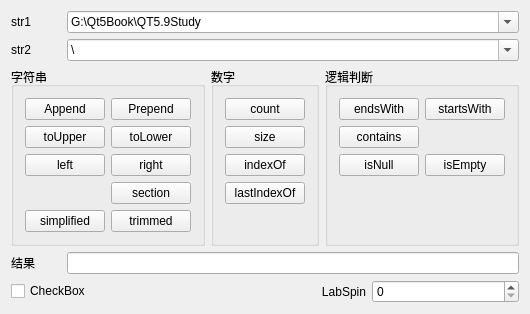
<?xml version="1.0" encoding="UTF-8"?>
<ui version="4.0">
 <class>Widget</class>
 <widget class="QWidget" name="Widget">
  <property name="geometry">
   <rect>
    <x>0</x>
    <y>0</y>
    <width>488</width>
    <height>307</height>
   </rect>
  </property>
  <property name="windowTitle">
   <string>Widget</string>
  </property>
  <layout class="QGridLayout" name="gridLayout_3">
   <item row="0" column="0">
    <layout class="QGridLayout" name="gridLayout">
     <item row="0" column="0">
      <widget class="QLabel" name="label">
       <property name="maximumSize">
        <size>
         <width>50</width>
         <height>16777215</height>
        </size>
       </property>
       <property name="text">
        <string>str1</string>
       </property>
      </widget>
     </item>
     <item row="0" column="1">
      <widget class="QComboBox" name="comboBox1">
       <property name="editable">
        <bool>true</bool>
       </property>
       <item>
        <property name="text">
         <string>G:\Qt5Book\QT5.9Study</string>
        </property>
       </item>
       <item>
        <property name="text">
         <string>G:\Qt5Book\QT5.9Study\qw.cpp</string>
        </property>
       </item>
       <item>
        <property name="text">
         <string>学生姓名，男，1984-3-4，汉族，山东</string>
        </property>
       </item>
      </widget>
     </item>
     <item row="1" column="0">
      <widget class="QLabel" name="label_2">
       <property name="maximumSize">
        <size>
         <width>50</width>
         <height>16777215</height>
        </size>
       </property>
       <property name="text">
        <string>str2</string>
       </property>
      </widget>
     </item>
     <item row="1" column="1">
      <widget class="QComboBox" name="comboBox2">
       <property name="editable">
        <bool>true</bool>
       </property>
       <item>
        <property name="text">
         <string>\</string>
        </property>
       </item>
       <item>
        <property name="text">
         <string>.cpp</string>
        </property>
       </item>
       <item>
        <property name="text">
         <string>:</string>
        </property>
       </item>
       <item>
        <property name="text">
         <string>，</string>
        </property>
       </item>
      </widget>
     </item>
    </layout>
   </item>
   <item row="1" column="0">
    <layout class="QHBoxLayout" name="horizontalLayout">
     <item>
      <widget class="QGroupBox" name="groupBox">
       <property name="title">
        <string>字符串</string>
       </property>
       <layout class="QFormLayout" name="formLayout">
        <item row="0" column="0">
         <widget class="QPushButton" name="pushButton_29">
          <property name="text">
           <string>Append</string>
          </property>
         </widget>
        </item>
        <item row="0" column="1">
         <widget class="QPushButton" name="pushButton_30">
          <property name="text">
           <string>Prepend</string>
          </property>
         </widget>
        </item>
        <item row="1" column="0">
         <widget class="QPushButton" name="pushButton_31">
          <property name="text">
           <string>toUpper</string>
          </property>
         </widget>
        </item>
        <item row="1" column="1">
         <widget class="QPushButton" name="pushButton_32">
          <property name="text">
           <string>toLower</string>
          </property>
         </widget>
        </item>
        <item row="2" column="0">
         <widget class="QPushButton" name="pushButton_33">
          <property name="text">
           <string>left</string>
          </property>
         </widget>
        </item>
        <item row="2" column="1">
         <widget class="QPushButton" name="pushButton_34">
          <property name="text">
           <string>right</string>
          </property>
         </widget>
        </item>
        <item row="3" column="1">
         <widget class="QPushButton" name="pushButton_28">
          <property name="text">
           <string>section</string>
          </property>
         </widget>
        </item>
        <item row="4" column="0">
         <widget class="QPushButton" name="pushButton_35">
          <property name="text">
           <string>simplified</string>
          </property>
         </widget>
        </item>
        <item row="4" column="1">
         <widget class="QPushButton" name="pushButton_36">
          <property name="text">
           <string>trimmed</string>
          </property>
         </widget>
        </item>
       </layout>
      </widget>
     </item>
     <item>
      <widget class="QGroupBox" name="groupBox_3">
       <property name="title">
        <string>数字</string>
       </property>
       <layout class="QFormLayout" name="formLayout_2">
        <item row="0" column="0">
         <widget class="QPushButton" name="pushButton_19">
          <property name="text">
           <string>count</string>
          </property>
         </widget>
        </item>
        <item row="1" column="0">
         <widget class="QPushButton" name="pushButton_20">
          <property name="text">
           <string>size</string>
          </property>
         </widget>
        </item>
        <item row="2" column="0">
         <widget class="QPushButton" name="pushButton_21">
          <property name="text">
           <string>indexOf</string>
          </property>
         </widget>
        </item>
        <item row="3" column="0">
         <widget class="QPushButton" name="pushButton_22">
          <property name="text">
           <string>lastIndexOf</string>
          </property>
         </widget>
        </item>
       </layout>
      </widget>
     </item>
     <item>
      <widget class="QGroupBox" name="groupBox_2">
       <property name="title">
        <string>逻辑判断</string>
       </property>
       <layout class="QFormLayout" name="formLayout_3">
        <item row="0" column="0">
         <widget class="QPushButton" name="pushButton_23">
          <property name="text">
           <string>endsWith</string>
          </property>
         </widget>
        </item>
        <item row="0" column="1">
         <widget class="QPushButton" name="pushButton_24">
          <property name="text">
           <string>startsWith</string>
          </property>
         </widget>
        </item>
        <item row="1" column="0">
         <widget class="QPushButton" name="pushButton_25">
          <property name="text">
           <string>contains</string>
          </property>
         </widget>
        </item>
        <item row="2" column="0">
         <widget class="QPushButton" name="pushButton_26">
          <property name="text">
           <string>isNull</string>
          </property>
         </widget>
        </item>
        <item row="2" column="1">
         <widget class="QPushButton" name="pushButton_27">
          <property name="text">
           <string>isEmpty</string>
          </property>
         </widget>
        </item>
       </layout>
      </widget>
     </item>
    </layout>
   </item>
   <item row="2" column="0">
    <layout class="QGridLayout" name="gridLayout_2">
     <item row="0" column="0">
      <widget class="QLabel" name="label_3">
       <property name="maximumSize">
        <size>
         <width>50</width>
         <height>16777215</height>
        </size>
       </property>
       <property name="text">
        <string>结果</string>
       </property>
      </widget>
     </item>
     <item row="0" column="1" colspan="3">
      <widget class="QLineEdit" name="edtResult"/>
     </item>
     <item row="1" column="0" colspan="2">
      <widget class="QCheckBox" name="checkBox">
       <property name="text">
        <string>CheckBox</string>
       </property>
      </widget>
     </item>
     <item row="1" column="2">
      <widget class="QLabel" name="LabSpin">
       <property name="text">
        <string>LabSpin</string>
       </property>
       <property name="alignment">
        <set>Qt::AlignRight|Qt::AlignTrailing|Qt::AlignVCenter</set>
       </property>
      </widget>
     </item>
     <item row="1" column="3">
      <widget class="QSpinBox" name="spinBox">
       <property name="maximum">
        <number>1000</number>
       </property>
      </widget>
     </item>
    </layout>
   </item>
  </layout>
 </widget>
 <layoutdefault spacing="6" margin="11"/>
 <resources/>
 <connections/>
</ui>
